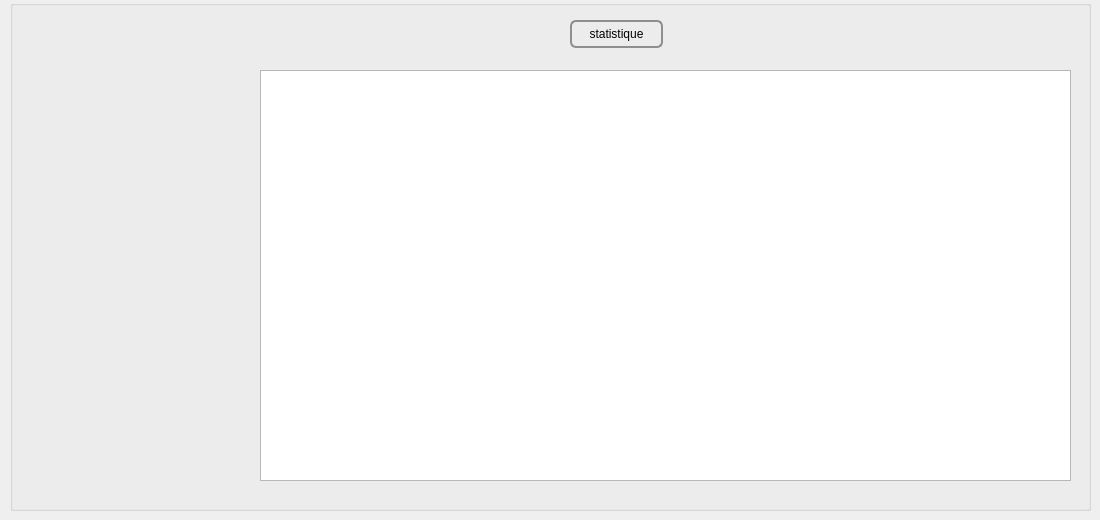
        <widget class="QWidget" name="tab_13">
         <attribute name="title">
          <string>Statistique</string>
         </attribute>
         <widget class="QGroupBox" name="groupBox_10">
          <property name="geometry">
           <rect>
            <x>10</x>
            <y>0</y>
            <width>1081</width>
            <height>511</height>
           </rect>
          </property>
          <property name="title">
           <string/>
          </property>
          <widget class="QPushButton" name="statistique_plann">
           <property name="geometry">
            <rect>
             <x>560</x>
             <y>20</y>
             <width>93</width>
             <height>28</height>
            </rect>
           </property>
           <property name="styleSheet">
            <string notr="true">QPushButton {
    border: 2px solid #8f8f91;
    border-radius: 6px;
    background-color: qlineargradient(x1: 0, y1: 0, x2: 0, y2: 1,
                                      stop: 0 #f6f7fa, stop: 1 #dadbde);
    min-width: 80px;
}

QPushButton:pressed {
    background-color: qlineargradient(x1: 0, y1: 0, x2: 0, y2: 1,
                                      stop: 0 #dadbde, stop: 1 #f6f7fa);
}

QPushButton:flat {
    border: none; /* no border for a flat push button */
}

QPushButton:default {
    border-color: navy; /* make the default button prominent */
}</string>
           </property>
           <property name="text">
            <string>statistique</string>
           </property>
           <property name="icon">
            <iconset resource="imagee.qrc">
             <normaloff>:/stat.png</normaloff>:/stat.png</iconset>
           </property>
          </widget>
          <widget class="QCustomPlot" name="customPlot">
           <property name="geometry">
            <rect>
             <x>250</x>
             <y>70</y>
             <width>811</width>
             <height>411</height>
            </rect>
           </property>
          </widget>
          <widget class="QLabel" name="label_48">
           <property name="geometry">
            <rect>
             <x>60</x>
             <y>220</y>
             <width>111</width>
             <height>141</height>
            </rect>
           </property>
           <property name="styleSheet">
            <string notr="true">image: url(:/stat.png);</string>
           </property>
           <property name="text">
            <string/>
           </property>
          </widget>
         </widget>
        </widget>
